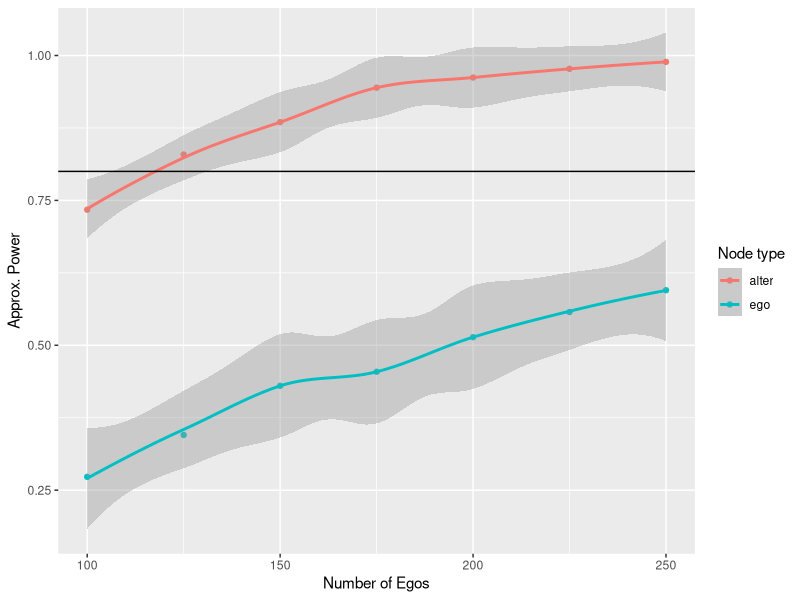

This chart was generated by the following R code: (Note: a time limit stopped this script after it produced the figure.)
## ---- chunk 1
# Design
n_sims    <- 1000 # Number of simulations
n_a       <- 4   # Number of alters
sizes     <-     # Sizes to try
  seq(from = 100, to = 250, by = 25)

# Assumptions
odds_h_1  <- 2.0 # Odds of Increase/
attrition <- .3
baseline  <- .2  # Low prevalence in 1s

# Parameters
alpha    <- .05
beta_pow <- 0.2
## ---- chunk 2
# The odds turned to a prob
theta_h_1 <- plogis(log(odds_h_1))

# Simulation function
sim_data <- function(n) {

  # Treatment assignment
  tr  <- c(rep(1, n/2), rep(0, n/2))

  # Step 1: Sampling population of egos
  y_ego <- runif(n) < c(
    rep(theta_h_1, n/2),
    rep(0.5, n/2)
  )

  # Step 2: Simulating attrition
  todrop <- order(runif(n))[1:(n * attrition)]
  y_ego  <- y_ego[-todrop]
  tr     <- tr[-todrop]
  n      <- n - length(todrop)

  # Step 3: Simulating alter's effect. We assume the same as in
  # ego
  tr_alter <- rep(y_ego * tr, n_a)
  y_alter  <- runif(n * n_a) < ifelse(tr_alter, theta_h_1, 0.5)

  # Step 4: Computing test statistic
  res_ego   <- tryCatch(glm(y_ego ~ tr, family = binomial("logit")), error = function(e) e)
  res_alter <- tryCatch(glm(y_alter ~ tr_alter, family = binomial("logit")), error = function(e) e)

  if (inherits(res_ego, "error") | inherits(res_alter, "error"))
    return(c(ego =  NA, alter = NA))
  
  # Step 5: Reject?
  c(
    ego   = summary(res_ego)$coefficients["tr", "Pr(>|z|)"] < alpha,
    alter = summary(res_alter)$coefficients["tr_alter", "Pr(>|z|)"] < alpha
  )
  

}
## ---- chunk 3
# We always set the seed
set.seed(88) 

# Making space, and running!
spower <- NULL
for (s in sizes) {

  # Run the simulation for size s
  simres <- rowMeans(replicate(n_sims, sim_data(s)), na.rm = TRUE)

  # And store the results
  spower <- rbind(spower, simres)

}
## ---- chunk 4
library(ggplot2)

spower <- rbind(
  data.frame(size = sizes, power = spower[,"ego"], type =  "ego"),
  data.frame(size = sizes, power = spower[,"alter"], type =  "alter")
)

spower |>
  ggplot(aes(x = size, y = power, colour = type)) +
  geom_point() +
  geom_smooth(method = "loess", formula = y ~ x) +
  labs(x = "Number of Egos", y = "Approx. Power", colour = "Node type") +
  geom_hline(yintercept = 1 - beta_pow)
## ---- chunk 5
# Fitting the model
power_model <- glm(
  size ~ power + I(power^2),
  data = spower, family = gaussian(), subset = type == "alter"
)

summary(power_model)

# Predict
predict(power_model, newdata = data.frame(power = .8), type = "response") |>
  ceiling()
## ---- chunk 6
beta_pars <- c(4, 6)
odds_h_1  <- 1.5
## ---- chunk 7
# Simulation function
library(survival)
sim_data_prepost <- function(n) {


  # Step 1: Sampling population of egos
  y_ego_star <- rbeta(n, beta_pars[1], beta_pars[2])
  y_ego_0    <- runif(n) < y_ego_star

  # Step 2: Simulating attrition
  todrop     <- order(runif(n))[1:(n * attrition)]
  y_ego_0    <- y_ego_0[-todrop]
  n          <- n - length(todrop)
  y_ego_star <- y_ego_star[-todrop]

  # Step 3: Simulating alter's effect. We assume the same as in
  # ego
  y_alter_star <- rbeta(n * n_a, beta_pars[1], beta_pars[2])
  y_alter_0    <- runif(n * n_a) < y_alter_star

  # Simulating post
  y_ego_1   <- runif(n) < plogis(qlogis(y_ego_star) + log(odds_h_1))
  tr_alter  <- as.integer(rep(y_ego_1, n_a))
  y_alter_1 <- runif(n * n_a) < plogis(qlogis(y_alter_star) + log(odds_h_1) * tr_alter) # So only if ego did something

  # Step 4: Computing test statistic
  y_ego_0 <- as.integer(y_ego_0)
  y_ego_1 <- as.integer(y_ego_1)
  y_alter_0 <- as.integer(y_alter_0)
  y_alter_1 <- as.integer(y_alter_1)

  d <- data.frame(
    y  = c(y_ego_0, y_ego_1),
    tr = c(rep(0, n), rep(1, n)),
    g  = c(1:n, 1:n)
  )

  res_ego   <- tryCatch(
    clogit(y ~ tr + strata(g), data = d, method = "exact"),
    error = function(e) e
    )

  d <- data.frame(
    y  = c(y_alter_0, y_alter_1),
    tr = c(rep(0, n * n_a), tr_alter),
    g  = c(1:(n * n_a), 1:(n * n_a))
  )

  res_alter <- tryCatch(
    clogit(y ~ tr + strata(g), data = d, method = "exact"),
    error = function(e) e
    )

  if (inherits(res_ego, "error") | inherits(res_alter, "error"))
    return(c(ego =  NA, alter = NA))
  
  # Step 5: Reject?
  c(
    # ego        = res_ego$p.value < alpha,
    ego        = summary(res_ego)$coefficients["tr", "Pr(>|z|)"] < alpha,
    alter      = summary(res_alter)$coefficients["tr", "Pr(>|z|)"] < alpha,
    ego_test   = coef(res_ego),
    alter_glm  = coef(res_alter)
  )
  

}
## ---- chunk 8
# We always set the seed
set.seed(88)

# Making space and running!
spower <- NULL
for (s in sizes) {

  # Run the simulation for size s
  simres <- rowMeans(
    replicate(n_sims, sim_data_prepost(s)),
    na.rm = TRUE
    )

  # And store the results
  spower <- rbind(spower, simres)

}
## ---- chunk 9
library(ggplot2)

spowerd <- rbind(
  data.frame(size = sizes, power = spower[,"ego"], type =  "ego"),
  data.frame(size = sizes, power = spower[,"alter"], type =  "alter")
)

spowerd |>
  ggplot(aes(x = size, y = power, colour = type)) +
  geom_point() +
  geom_smooth(method = "loess", formula = y ~ x) +
  labs(x = "Number of Egos", y = "Approx. Power", colour = "Node type") +
  geom_hline(yintercept = 1 - beta_pow)
## ---- chunk 10
# Fitting the model
power_model <- glm(
  size ~ power + I(power^2),
  data = spowerd, family = gaussian(), subset = type == "alter"
)

summary(power_model)

# Predict
predict(power_model, newdata = data.frame(power = .8), type = "response") |>
  ceiling()
